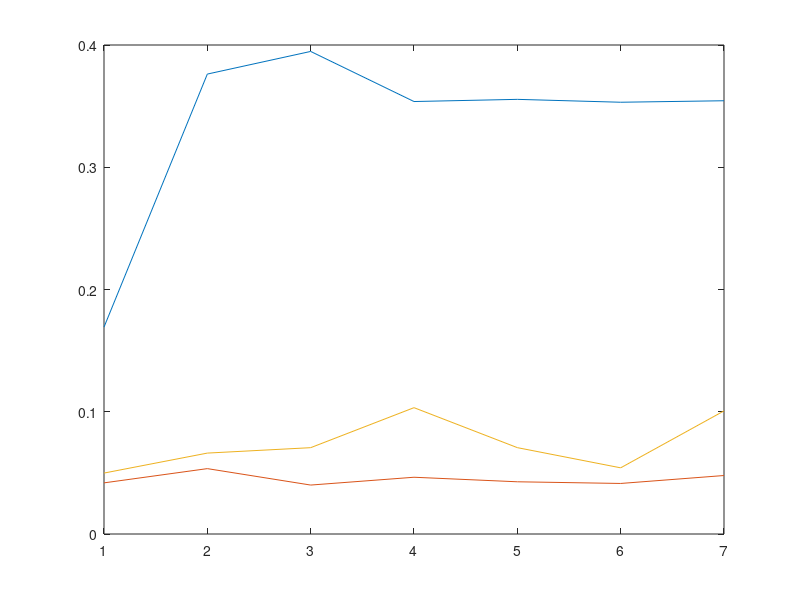
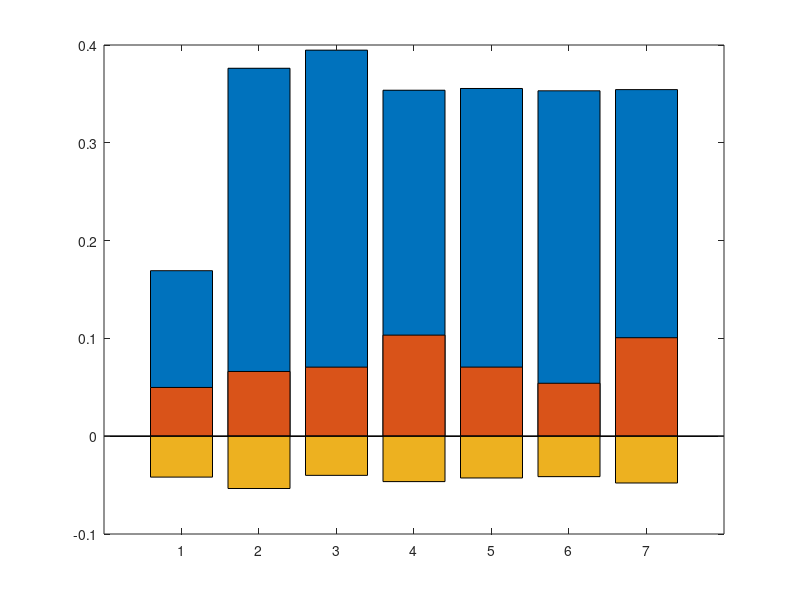

MATLAB code for these plots, in order:
clc;
clear;
close all;
%% Hyb-CDDP: x=0.0,0.1,0.2,0.3,0.4,0.5,0.6,0.7 (M=5)
hyb_cddp_s1_iter = [10     5      5      5      5      5      5];
hyb_cddp_s1_time = [1.6924 1.8811 1.9737 1.7688 1.7777 1.7659 1.7720];
hyb_cddp_s1_ave  = hyb_cddp_s1_time ./ hyb_cddp_s1_iter;

hyb_cddp_s2_iter = [149    122    53     22     51     117    24];
hyb_cddp_s2_time = [6.2326 6.5245 2.1220 1.0214 2.1785 4.8376 1.1482];
hyb_cddp_s2_ave  = hyb_cddp_s2_time ./ hyb_cddp_s2_iter;

hyb_cddp_iter    = hyb_cddp_s1_iter + hyb_cddp_s2_iter;
hyb_cddp_time    = hyb_cddp_s1_time + hyb_cddp_s2_time;
hyb_cddp_ave     = hyb_cddp_time ./ hyb_cddp_iter;

plot(hyb_cddp_s1_ave);hold on;
plot(hyb_cddp_s2_ave);hold on;
plot(hyb_cddp_ave);

figure(2);
bar(hyb_cddp_s1_ave);hold on;
bar(hyb_cddp_ave);hold on;
bar(-hyb_cddp_s2_ave);
